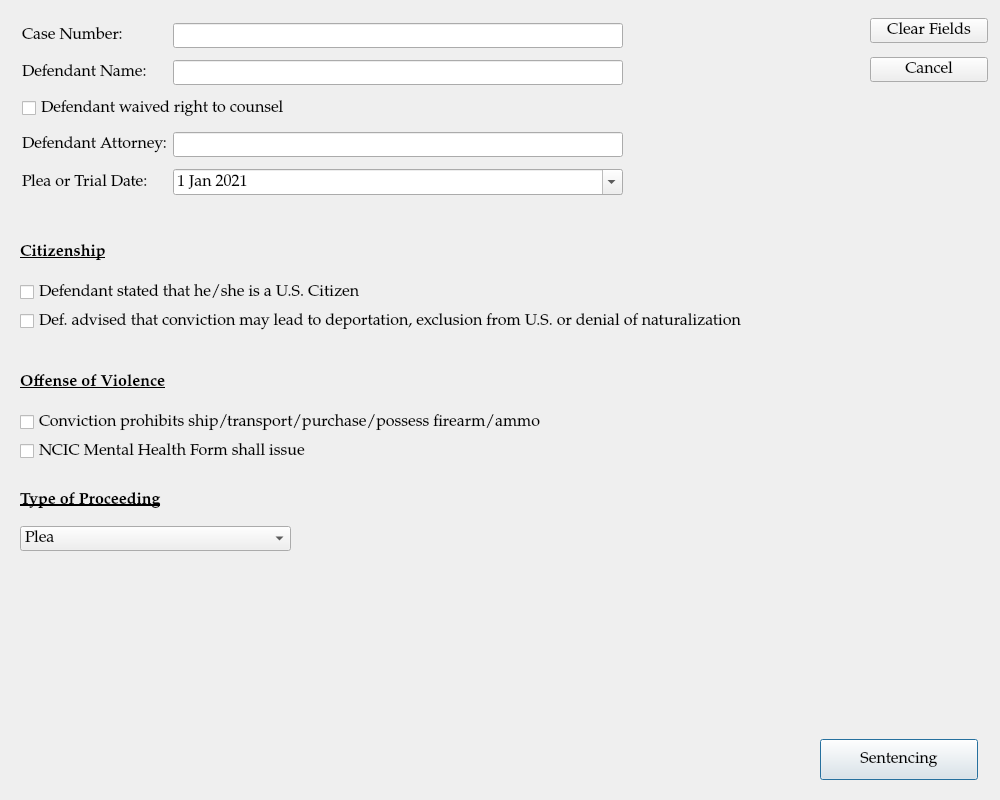
<?xml version="1.0" encoding="UTF-8"?>
<ui version="4.0">
 <class>CaseInformationDialog</class>
 <widget class="QDialog" name="CaseInformationDialog">
  <property name="geometry">
   <rect>
    <x>0</x>
    <y>0</y>
    <width>1000</width>
    <height>800</height>
   </rect>
  </property>
  <property name="minimumSize">
   <size>
    <width>1000</width>
    <height>800</height>
   </size>
  </property>
  <property name="font">
   <font>
    <family>Palatino Linotype</family>
    <pointsize>12</pointsize>
   </font>
  </property>
  <property name="windowTitle">
   <string>Case Information</string>
  </property>
  <property name="toolTip">
   <string/>
  </property>
  <widget class="QPushButton" name="continueButton">
   <property name="geometry">
    <rect>
     <x>820</x>
     <y>739</y>
     <width>158</width>
     <height>41</height>
    </rect>
   </property>
   <property name="text">
    <string>Sentencing</string>
   </property>
  </widget>
  <widget class="QWidget" name="layoutWidget">
   <property name="geometry">
    <rect>
     <x>870</x>
     <y>10</y>
     <width>118</width>
     <height>80</height>
    </rect>
   </property>
   <layout class="QGridLayout" name="gridLayout_3">
    <item row="0" column="0">
     <widget class="QPushButton" name="pushButton_2">
      <property name="text">
       <string>Clear Fields</string>
      </property>
     </widget>
    </item>
    <item row="1" column="0">
     <widget class="QPushButton" name="pushButton_3">
      <property name="text">
       <string>Cancel</string>
      </property>
     </widget>
    </item>
   </layout>
  </widget>
  <widget class="QWidget" name="layoutWidget">
   <property name="geometry">
    <rect>
     <x>22</x>
     <y>17</y>
     <width>601</width>
     <height>189</height>
    </rect>
   </property>
   <layout class="QGridLayout" name="gridLayout">
    <item row="0" column="0">
     <widget class="QLabel" name="label">
      <property name="text">
       <string>Case Number:</string>
      </property>
     </widget>
    </item>
    <item row="0" column="1">
     <widget class="QLineEdit" name="case_number"/>
    </item>
    <item row="1" column="0">
     <widget class="QLabel" name="label_2">
      <property name="text">
       <string>Defendant Name: </string>
      </property>
     </widget>
    </item>
    <item row="1" column="1">
     <widget class="QLineEdit" name="defendant_name"/>
    </item>
    <item row="2" column="0" colspan="2">
     <widget class="QCheckBox" name="waived_counsel_checkbox">
      <property name="text">
       <string>Defendant waived right to counsel</string>
      </property>
     </widget>
    </item>
    <item row="3" column="0">
     <widget class="QLabel" name="label_4">
      <property name="toolTip">
       <string/>
      </property>
      <property name="text">
       <string>Defendant Attorney:</string>
      </property>
     </widget>
    </item>
    <item row="3" column="1">
     <widget class="QLineEdit" name="defendant_attorney_name"/>
    </item>
    <item row="4" column="0">
     <widget class="QLabel" name="label_3">
      <property name="text">
       <string>Plea or Trial Date:</string>
      </property>
     </widget>
    </item>
    <item row="4" column="1">
     <widget class="QDateEdit" name="plea_trial_date">
      <property name="minimumDate">
       <date>
        <year>2021</year>
        <month>1</month>
        <day>1</day>
       </date>
      </property>
      <property name="calendarPopup">
       <bool>true</bool>
      </property>
      <property name="date">
       <date>
        <year>2021</year>
        <month>1</month>
        <day>1</day>
       </date>
      </property>
     </widget>
    </item>
   </layout>
  </widget>
  <widget class="QWidget" name="layoutWidget_2">
   <property name="geometry">
    <rect>
     <x>20</x>
     <y>360</y>
     <width>931</width>
     <height>103</height>
    </rect>
   </property>
   <layout class="QGridLayout" name="offense_of_violence_gridLayout">
    <item row="0" column="0">
     <widget class="QLabel" name="label_7">
      <property name="font">
       <font>
        <weight>75</weight>
        <bold>true</bold>
        <underline>true</underline>
       </font>
      </property>
      <property name="toolTip">
       <string extracomment="Test"/>
      </property>
      <property name="toolTipDuration">
       <number>-2</number>
      </property>
      <property name="text">
       <string>Offense of Violence</string>
      </property>
     </widget>
    </item>
    <item row="1" column="0">
     <widget class="QCheckBox" name="violence_no_firearm_checkbox">
      <property name="toolTip">
       <string>Defendant informed that convcition disallows Def. to ship/transport/purchase/possess firearms/ammo if victim is current/past spouse or person living as spouse, parent or child of spouse or parent or child of Defendant.</string>
      </property>
      <property name="toolTipDuration">
       <number>-1</number>
      </property>
      <property name="text">
       <string>Conviction prohibits ship/transport/purchase/possess firearm/ammo </string>
      </property>
     </widget>
    </item>
    <item row="2" column="0">
     <widget class="QCheckBox" name="citizen_deportation_checkbox_2">
      <property name="text">
       <string>NCIC Mental Health Form shall issue</string>
      </property>
     </widget>
    </item>
   </layout>
  </widget>
  <widget class="QWidget" name="layoutWidget_3">
   <property name="geometry">
    <rect>
     <x>20</x>
     <y>480</y>
     <width>271</width>
     <height>71</height>
    </rect>
   </property>
   <layout class="QGridLayout" name="offense_of_violence_gridLayout_2">
    <item row="2" column="0">
     <widget class="QComboBox" name="comboBox">
      <item>
       <property name="text">
        <string>Plea</string>
       </property>
      </item>
      <item>
       <property name="text">
        <string>Trial</string>
       </property>
      </item>
      <item>
       <property name="text">
        <string>Plea in Abstentia</string>
       </property>
      </item>
     </widget>
    </item>
    <item row="1" column="0">
     <widget class="QLabel" name="label_8">
      <property name="font">
       <font>
        <weight>75</weight>
        <bold>true</bold>
        <underline>true</underline>
       </font>
      </property>
      <property name="toolTip">
       <string extracomment="Test"/>
      </property>
      <property name="toolTipDuration">
       <number>-2</number>
      </property>
      <property name="text">
       <string>Type of Proceeding</string>
      </property>
     </widget>
    </item>
   </layout>
  </widget>
  <widget class="QWidget" name="layoutWidget">
   <property name="geometry">
    <rect>
     <x>20</x>
     <y>230</y>
     <width>931</width>
     <height>103</height>
    </rect>
   </property>
   <layout class="QGridLayout" name="citizenship_gridLayout">
    <item row="0" column="0">
     <widget class="QLabel" name="label_6">
      <property name="font">
       <font>
        <weight>75</weight>
        <bold>true</bold>
        <underline>true</underline>
       </font>
      </property>
      <property name="text">
       <string>Citizenship</string>
      </property>
     </widget>
    </item>
    <item row="1" column="0">
     <widget class="QCheckBox" name="is_citizen_checkbox">
      <property name="text">
       <string>Defendant stated that he/she is a U.S. Citizen</string>
      </property>
     </widget>
    </item>
    <item row="2" column="0">
     <widget class="QCheckBox" name="citizen_deportation_checkbox">
      <property name="text">
       <string>Def. advised that conviction may lead to deportation, exclusion from U.S. or denial of naturalization</string>
      </property>
     </widget>
    </item>
   </layout>
  </widget>
 </widget>
 <tabstops>
  <tabstop>case_number</tabstop>
  <tabstop>defendant_name</tabstop>
  <tabstop>waived_counsel_checkbox</tabstop>
  <tabstop>defendant_attorney_name</tabstop>
  <tabstop>plea_trial_date</tabstop>
  <tabstop>is_citizen_checkbox</tabstop>
  <tabstop>citizen_deportation_checkbox</tabstop>
  <tabstop>violence_no_firearm_checkbox</tabstop>
  <tabstop>citizen_deportation_checkbox_2</tabstop>
  <tabstop>comboBox</tabstop>
  <tabstop>continueButton</tabstop>
  <tabstop>pushButton_2</tabstop>
  <tabstop>pushButton_3</tabstop>
 </tabstops>
 <resources/>
 <connections>
  <connection>
   <sender>pushButton_3</sender>
   <signal>clicked()</signal>
   <receiver>CaseInformationDialog</receiver>
   <slot>reject()</slot>
   <hints>
    <hint type="sourcelabel">
     <x>871</x>
     <y>84</y>
    </hint>
    <hint type="destinationlabel">
     <x>387</x>
     <y>108</y>
    </hint>
   </hints>
  </connection>
  <connection>
   <sender>continueButton</sender>
   <signal>clicked()</signal>
   <receiver>CaseInformationDialog</receiver>
   <slot>continue_dialog()</slot>
   <hints>
    <hint type="sourcelabel">
     <x>820</x>
     <y>750</y>
    </hint>
    <hint type="destinationlabel">
     <x>883</x>
     <y>608</y>
    </hint>
   </hints>
  </connection>
  <connection>
   <sender>continueButton</sender>
   <signal>released()</signal>
   <receiver>CaseInformationDialog</receiver>
   <slot>close_window()</slot>
   <hints>
    <hint type="sourcelabel">
     <x>820</x>
     <y>750</y>
    </hint>
    <hint type="destinationlabel">
     <x>750</x>
     <y>585</y>
    </hint>
   </hints>
  </connection>
  <connection>
   <sender>continueButton</sender>
   <signal>pressed()</signal>
   <receiver>CaseInformationDialog</receiver>
   <slot>update_case_information()</slot>
   <hints>
    <hint type="sourcelabel">
     <x>820</x>
     <y>750</y>
    </hint>
    <hint type="destinationlabel">
     <x>874</x>
     <y>671</y>
    </hint>
   </hints>
  </connection>
  <connection>
   <sender>waived_counsel_checkbox</sender>
   <signal>toggled(bool)</signal>
   <receiver>CaseInformationDialog</receiver>
   <slot>set_dialog()</slot>
   <hints>
    <hint type="sourcelabel">
     <x>123</x>
     <y>123</y>
    </hint>
    <hint type="destinationlabel">
     <x>297</x>
     <y>111</y>
    </hint>
   </hints>
  </connection>
  <connection>
   <sender>pushButton_2</sender>
   <signal>clicked()</signal>
   <receiver>defendant_name</receiver>
   <slot>clear()</slot>
   <hints>
    <hint type="sourcelabel">
     <x>871</x>
     <y>44</y>
    </hint>
    <hint type="destinationlabel">
     <x>452</x>
     <y>82</y>
    </hint>
   </hints>
  </connection>
  <connection>
   <sender>pushButton_2</sender>
   <signal>clicked()</signal>
   <receiver>defendant_attorney_name</receiver>
   <slot>clear()</slot>
   <hints>
    <hint type="sourcelabel">
     <x>871</x>
     <y>30</y>
    </hint>
    <hint type="destinationlabel">
     <x>621</x>
     <y>161</y>
    </hint>
   </hints>
  </connection>
  <connection>
   <sender>pushButton_2</sender>
   <signal>clicked()</signal>
   <receiver>case_number</receiver>
   <slot>clear()</slot>
   <hints>
    <hint type="sourcelabel">
     <x>871</x>
     <y>44</y>
    </hint>
    <hint type="destinationlabel">
     <x>609</x>
     <y>23</y>
    </hint>
   </hints>
  </connection>
 </connections>
 <slots>
  <slot>createEntry()</slot>
  <slot>continue_dialog()</slot>
  <slot>close_window()</slot>
  <slot>set_dialog()</slot>
  <slot>update_case_information()</slot>
 </slots>
</ui>
